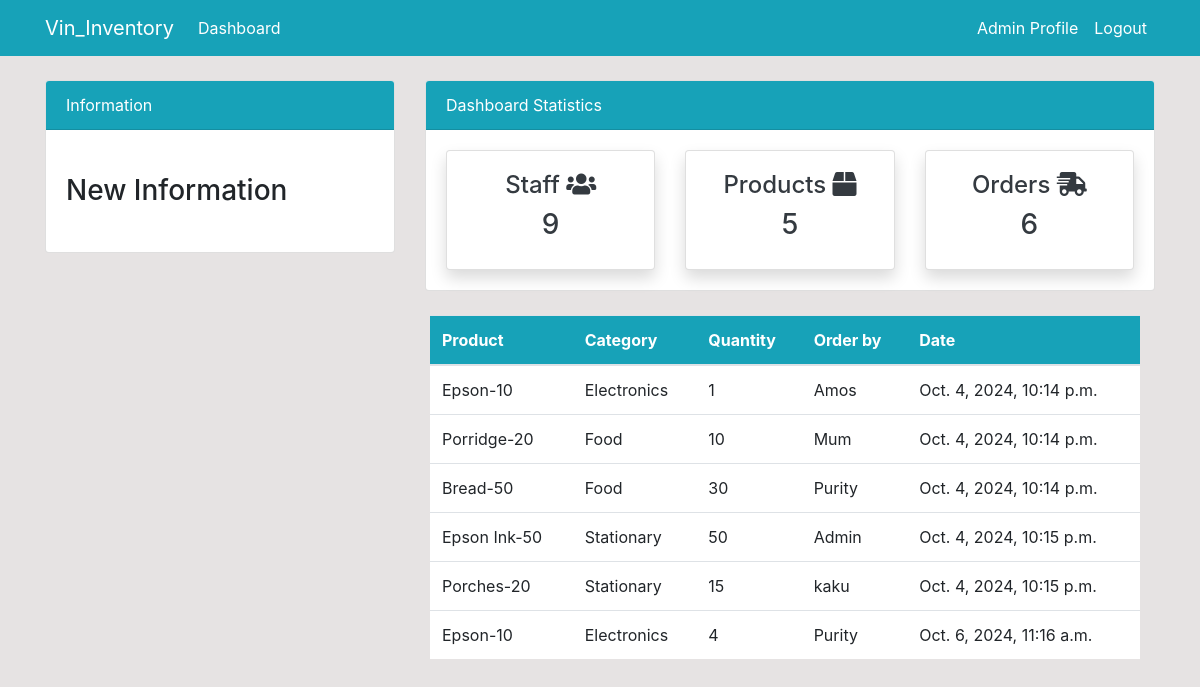
/order/ (signed in), run on the app's committed database.
### dashboard/models.py (models this page shows, shortened)
class Order(models.Model):
    product = models.ForeignKey(Product, on_delete=models.CASCADE, null=True)
    staff = models.ForeignKey(User, models.CASCADE, null=True)
    order_quantity = models.PositiveIntegerField(null=True)
    date = models.DateTimeField(auto_now_add=True)
    class Meta:
        verbose_name_plural = 'Order'

class Product(models.Model):
    name = models.CharField(max_length=100, null=True)
    category = models.CharField(max_length=20, choices=CATEGORY, null=True)
    quantity = models.PositiveIntegerField(null=True)
    class Meta:
        verbose_name_plural = 'Product'
    def __str__(self):
        return f'{self.name}-{self.quantity}'

### dashboard/views.py (the view)
# urls.py: path('order/', views.order, name='dashboard-order'),
@login_required
def order(request):
    orders = Order.objects.all()
    orders_count = orders.count()
    product = Product.objects.all()
    product_count = product.count()
    workers = User.objects.all()
    workers_count = workers.count()
    context = {
        'orders': orders,
        'orders_count': orders_count,
        'product_count': product_count,
        'workers_count': workers_count,
    }
    return render(request, 'dashboard/order.html', context)

### templates/dashboard/order.html (shortened to what this page needs)
{% extends 'partials/base.html' %}
{% block content %}
{% include 'partials/topnav.html' %}
<div class="container">
    <div class="row my-4">
      <div class="col-md-4">
        </div>
      <div class="col-md-8">
        <table class="table bg-white">
          <thead class="bg-info">
            <tr class="text-white">
              <th scope="col">Product</th>
              <th scope="col">Category</th>
              <th scope="col">Quantity</th>
              <th scope="col">Order by</th>
              <th scope="col">Date</th>
            </tr>
          </thead>
          <tbody>
            {% for order in orders %}
              <tr>
                <td>{{ order.product }}</td>
                <td>{{ order.product.category }}</td>
                <td>{{ order.order_quantity }}</td>
                <td>{{ order.staff.username }}</td>
                <td>{{ order.date }}</td>
              </tr>
            {% endfor %}
          </tbody>
        </table>
      </div>
    </div>
  </div>
{% endblock %}

### templates/partials/nav.html (shortened to what this page needs)
<nav class="navbar navbar-expand-lg navbar-info bg-info">
    <div class="container">
        <a class="navbar-brand text-white" href="{% url 'dashboard-index' %}">Vin_Inventory</a>
        <div class="collapse navbar-collapse" id="navbarSupportedContent">
            <ul class="navbar-nav mr-auto">
                <li class="nav-item active">
                    <a class="nav-link text-white" href="{% url 'dashboard-index' %}">Dashboard </a>
                </li>
            </ul>
            <ul class="navbar-nav ml-auto">
                {% if user.is_authenticated %}
                    <li class="nav-item active">
                        <a class="nav-link text-white" href="{% url 'user-profile' %}">{{ user.username }} Profile </a>
                    </li>
                    <li class="nav-item">
                        <a class="nav-link text-white" href="{% url 'user-logout' %}">Logout</a>
                    </li>
                {% endif %}
            </ul>
        </div>
    </div>
</nav>

### static/style.css (style rules this page uses)
body { background: rgb(230, 227, 227); }

### data on the page
Order: product "Epson-10", product.category "Electronics", order_quantity "1", staff.username "Amos", date "Oct. 4, 2024, 10:14 p.m."
Order: product "Porridge-20", product.category "Food", order_quantity "10", staff.username "Mum", date "Oct. 4, 2024, 10:14 p.m."
Order: product "Bread-50", product.category "Food", order_quantity "30", staff.username "Purity", date "Oct. 4, 2024, 10:14 p.m."
Order: product "Epson Ink-50", product.category "Stationary", order_quantity "50", staff.username "Admin", date "Oct. 4, 2024, 10:15 p.m."
Order: product "Porches-20", product.category "Stationary", order_quantity "15", staff.username "kaku", date "Oct. 4, 2024, 10:15 p.m."
Order: product "Epson-10", product.category "Electronics", order_quantity "4", staff.username "Purity", date "Oct. 6, 2024, 11:16 a.m."

### other printed values
{{ user.username }} "Admin"
{{ workers_count }} "9"
{{ product_count }} "5"
{{ orders_count }} "6"
